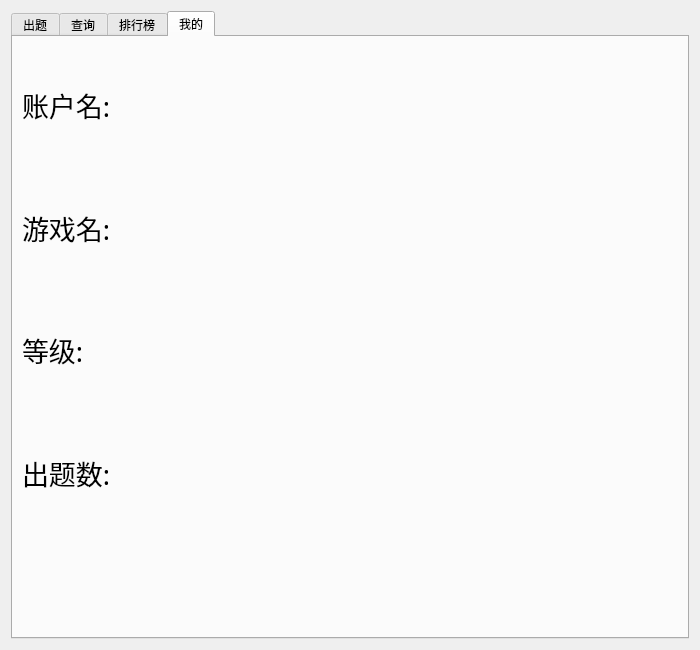
<?xml version="1.0" encoding="UTF-8"?>
<ui version="4.0">
 <class>testBuilderwindow</class>
 <widget class="QDialog" name="testBuilderwindow">
  <property name="geometry">
   <rect>
    <x>0</x>
    <y>0</y>
    <width>700</width>
    <height>650</height>
   </rect>
  </property>
  <property name="minimumSize">
   <size>
    <width>700</width>
    <height>650</height>
   </size>
  </property>
  <property name="maximumSize">
   <size>
    <width>700</width>
    <height>650</height>
   </size>
  </property>
  <property name="windowTitle">
   <string>Dialog</string>
  </property>
  <layout class="QHBoxLayout" name="horizontalLayout_8">
   <item>
    <widget class="QTabWidget" name="tabWidget">
     <property name="currentIndex">
      <number>3</number>
     </property>
     <widget class="QWidget" name="tab_testMake">
      <attribute name="title">
       <string>出题</string>
      </attribute>
      <layout class="QHBoxLayout" name="horizontalLayout_5">
       <item>
        <layout class="QVBoxLayout" name="verticalLayout">
         <item>
          <spacer name="verticalSpacer_3">
           <property name="orientation">
            <enum>Qt::Vertical</enum>
           </property>
           <property name="sizeHint" stdset="0">
            <size>
             <width>20</width>
             <height>40</height>
            </size>
           </property>
          </spacer>
         </item>
         <item>
          <layout class="QHBoxLayout" name="horizontalLayout_3" stretch="8,3,1,4,8">
           <item>
            <spacer name="horizontalSpacer_7">
             <property name="orientation">
              <enum>Qt::Horizontal</enum>
             </property>
             <property name="sizeHint" stdset="0">
              <size>
               <width>40</width>
               <height>20</height>
              </size>
             </property>
            </spacer>
           </item>
           <item>
            <widget class="QLabel" name="lab1_lv">
             <property name="font">
              <font>
               <family>Arial</family>
               <pointsize>12</pointsize>
               <weight>75</weight>
               <bold>true</bold>
              </font>
             </property>
             <property name="text">
              <string>LV：</string>
             </property>
            </widget>
           </item>
           <item>
            <spacer name="horizontalSpacer_9">
             <property name="orientation">
              <enum>Qt::Horizontal</enum>
             </property>
             <property name="sizeHint" stdset="0">
              <size>
               <width>40</width>
               <height>20</height>
              </size>
             </property>
            </spacer>
           </item>
           <item>
            <widget class="QLabel" name="lab1_wordNum">
             <property name="font">
              <font>
               <family>Arial</family>
               <pointsize>12</pointsize>
               <weight>75</weight>
               <bold>true</bold>
              </font>
             </property>
             <property name="text">
              <string>出题数:</string>
             </property>
            </widget>
           </item>
           <item>
            <spacer name="horizontalSpacer_8">
             <property name="orientation">
              <enum>Qt::Horizontal</enum>
             </property>
             <property name="sizeHint" stdset="0">
              <size>
               <width>40</width>
               <height>20</height>
              </size>
             </property>
            </spacer>
           </item>
          </layout>
         </item>
         <item>
          <layout class="QHBoxLayout" name="horizontalLayout" stretch="2,4,2,1,2">
           <item>
            <spacer name="horizontalSpacer_5">
             <property name="orientation">
              <enum>Qt::Horizontal</enum>
             </property>
             <property name="sizeHint" stdset="0">
              <size>
               <width>40</width>
               <height>20</height>
              </size>
             </property>
            </spacer>
           </item>
           <item>
            <widget class="QLineEdit" name="le1_word"/>
           </item>
           <item>
            <spacer name="horizontalSpacer_4">
             <property name="orientation">
              <enum>Qt::Horizontal</enum>
             </property>
             <property name="sizeHint" stdset="0">
              <size>
               <width>40</width>
               <height>20</height>
              </size>
             </property>
            </spacer>
           </item>
           <item>
            <widget class="QPushButton" name="btn1_detect">
             <property name="text">
              <string>检测</string>
             </property>
            </widget>
           </item>
           <item>
            <spacer name="horizontalSpacer_6">
             <property name="orientation">
              <enum>Qt::Horizontal</enum>
             </property>
             <property name="sizeHint" stdset="0">
              <size>
               <width>40</width>
               <height>20</height>
              </size>
             </property>
            </spacer>
           </item>
          </layout>
         </item>
         <item>
          <spacer name="verticalSpacer_2">
           <property name="orientation">
            <enum>Qt::Vertical</enum>
           </property>
           <property name="sizeHint" stdset="0">
            <size>
             <width>20</width>
             <height>40</height>
            </size>
           </property>
          </spacer>
         </item>
         <item>
          <layout class="QHBoxLayout" name="horizontalLayout_4" stretch="2,7,2">
           <item>
            <spacer name="horizontalSpacer_10">
             <property name="orientation">
              <enum>Qt::Horizontal</enum>
             </property>
             <property name="sizeHint" stdset="0">
              <size>
               <width>40</width>
               <height>20</height>
              </size>
             </property>
            </spacer>
           </item>
           <item>
            <widget class="QLabel" name="lab1_display">
             <property name="text">
              <string/>
             </property>
            </widget>
           </item>
           <item>
            <spacer name="horizontalSpacer_11">
             <property name="orientation">
              <enum>Qt::Horizontal</enum>
             </property>
             <property name="sizeHint" stdset="0">
              <size>
               <width>40</width>
               <height>20</height>
              </size>
             </property>
            </spacer>
           </item>
          </layout>
         </item>
         <item>
          <spacer name="verticalSpacer">
           <property name="orientation">
            <enum>Qt::Vertical</enum>
           </property>
           <property name="sizeHint" stdset="0">
            <size>
             <width>20</width>
             <height>40</height>
            </size>
           </property>
          </spacer>
         </item>
         <item>
          <layout class="QHBoxLayout" name="horizontalLayout_2">
           <item>
            <spacer name="horizontalSpacer_2">
             <property name="orientation">
              <enum>Qt::Horizontal</enum>
             </property>
             <property name="sizeHint" stdset="0">
              <size>
               <width>40</width>
               <height>20</height>
              </size>
             </property>
            </spacer>
           </item>
           <item>
            <widget class="QPushButton" name="btn1_confirm">
             <property name="text">
              <string>确定</string>
             </property>
            </widget>
           </item>
           <item>
            <spacer name="horizontalSpacer">
             <property name="orientation">
              <enum>Qt::Horizontal</enum>
             </property>
             <property name="sizeHint" stdset="0">
              <size>
               <width>40</width>
               <height>20</height>
              </size>
             </property>
            </spacer>
           </item>
           <item>
            <widget class="QPushButton" name="btn1_exit">
             <property name="text">
              <string>退出</string>
             </property>
            </widget>
           </item>
           <item>
            <spacer name="horizontalSpacer_3">
             <property name="orientation">
              <enum>Qt::Horizontal</enum>
             </property>
             <property name="sizeHint" stdset="0">
              <size>
               <width>40</width>
               <height>20</height>
              </size>
             </property>
            </spacer>
           </item>
          </layout>
         </item>
         <item>
          <spacer name="verticalSpacer_4">
           <property name="orientation">
            <enum>Qt::Vertical</enum>
           </property>
           <property name="sizeHint" stdset="0">
            <size>
             <width>20</width>
             <height>40</height>
            </size>
           </property>
          </spacer>
         </item>
        </layout>
       </item>
      </layout>
     </widget>
     <widget class="QWidget" name="tab_search">
      <attribute name="title">
       <string>查询</string>
      </attribute>
      <layout class="QVBoxLayout" name="verticalLayout_2">
       <item>
        <layout class="QVBoxLayout" name="verticalLayout_3" stretch="5,2,1,2,5">
         <item>
          <spacer name="verticalSpacer_5">
           <property name="orientation">
            <enum>Qt::Vertical</enum>
           </property>
           <property name="sizeHint" stdset="0">
            <size>
             <width>20</width>
             <height>40</height>
            </size>
           </property>
          </spacer>
         </item>
         <item>
          <layout class="QHBoxLayout" name="horizontalLayout_6" stretch="1,2,2,5">
           <item>
            <spacer name="horizontalSpacer_12">
             <property name="orientation">
              <enum>Qt::Horizontal</enum>
             </property>
             <property name="sizeHint" stdset="0">
              <size>
               <width>40</width>
               <height>20</height>
              </size>
             </property>
            </spacer>
           </item>
           <item>
            <widget class="QRadioButton" name="rbtn2_player">
             <property name="text">
              <string>闯关者</string>
             </property>
            </widget>
           </item>
           <item>
            <widget class="QRadioButton" name="rbtn2_testbuilder">
             <property name="text">
              <string>出题者</string>
             </property>
            </widget>
           </item>
           <item>
            <spacer name="horizontalSpacer_14">
             <property name="orientation">
              <enum>Qt::Horizontal</enum>
             </property>
             <property name="sizeHint" stdset="0">
              <size>
               <width>40</width>
               <height>20</height>
              </size>
             </property>
            </spacer>
           </item>
          </layout>
         </item>
         <item>
          <spacer name="verticalSpacer_6">
           <property name="orientation">
            <enum>Qt::Vertical</enum>
           </property>
           <property name="sizeHint" stdset="0">
            <size>
             <width>20</width>
             <height>40</height>
            </size>
           </property>
          </spacer>
         </item>
         <item>
          <layout class="QHBoxLayout" name="horizontalLayout_7" stretch="1,6,2,1,3">
           <item>
            <spacer name="horizontalSpacer_15">
             <property name="orientation">
              <enum>Qt::Horizontal</enum>
             </property>
             <property name="sizeHint" stdset="0">
              <size>
               <width>40</width>
               <height>20</height>
              </size>
             </property>
            </spacer>
           </item>
           <item>
            <widget class="QLineEdit" name="le2_search"/>
           </item>
           <item>
            <spacer name="horizontalSpacer_16">
             <property name="orientation">
              <enum>Qt::Horizontal</enum>
             </property>
             <property name="sizeHint" stdset="0">
              <size>
               <width>40</width>
               <height>20</height>
              </size>
             </property>
            </spacer>
           </item>
           <item>
            <widget class="QPushButton" name="btn2_search">
             <property name="text">
              <string>查询</string>
             </property>
            </widget>
           </item>
           <item>
            <spacer name="horizontalSpacer_17">
             <property name="orientation">
              <enum>Qt::Horizontal</enum>
             </property>
             <property name="sizeHint" stdset="0">
              <size>
               <width>40</width>
               <height>20</height>
              </size>
             </property>
            </spacer>
           </item>
          </layout>
         </item>
         <item>
          <spacer name="verticalSpacer_7">
           <property name="orientation">
            <enum>Qt::Vertical</enum>
           </property>
           <property name="sizeHint" stdset="0">
            <size>
             <width>20</width>
             <height>40</height>
            </size>
           </property>
          </spacer>
         </item>
        </layout>
       </item>
      </layout>
     </widget>
     <widget class="QWidget" name="tab_list">
      <attribute name="title">
       <string>排行榜</string>
      </attribute>
      <layout class="QVBoxLayout" name="verticalLayout_6">
       <item>
        <layout class="QVBoxLayout" name="verticalLayout_4">
         <item>
          <layout class="QHBoxLayout" name="horizontalLayout_9" stretch="2,1,2,4,2,1,2">
           <item>
            <widget class="QRadioButton" name="rbtn3_player">
             <property name="text">
              <string>闯关者</string>
             </property>
            </widget>
           </item>
           <item>
            <spacer name="horizontalSpacer_13">
             <property name="orientation">
              <enum>Qt::Horizontal</enum>
             </property>
             <property name="sizeHint" stdset="0">
              <size>
               <width>40</width>
               <height>20</height>
              </size>
             </property>
            </spacer>
           </item>
           <item>
            <widget class="QRadioButton" name="rbtn3_testbuilder">
             <property name="text">
              <string>出题者</string>
             </property>
            </widget>
           </item>
           <item>
            <spacer name="horizontalSpacer_18">
             <property name="orientation">
              <enum>Qt::Horizontal</enum>
             </property>
             <property name="sizeHint" stdset="0">
              <size>
               <width>40</width>
               <height>20</height>
              </size>
             </property>
            </spacer>
           </item>
           <item>
            <widget class="QComboBox" name="cb3_type">
             <property name="sizePolicy">
              <sizepolicy hsizetype="Preferred" vsizetype="Minimum">
               <horstretch>0</horstretch>
               <verstretch>0</verstretch>
              </sizepolicy>
             </property>
             <property name="minimumSize">
              <size>
               <width>0</width>
               <height>20</height>
              </size>
             </property>
             <item>
              <property name="text">
               <string>等级</string>
              </property>
             </item>
             <item>
              <property name="text">
               <string>闯关数</string>
              </property>
             </item>
            </widget>
           </item>
           <item>
            <spacer name="horizontalSpacer_19">
             <property name="orientation">
              <enum>Qt::Horizontal</enum>
             </property>
             <property name="sizeHint" stdset="0">
              <size>
               <width>40</width>
               <height>20</height>
              </size>
             </property>
            </spacer>
           </item>
           <item>
            <widget class="QPushButton" name="btn3_update">
             <property name="sizePolicy">
              <sizepolicy hsizetype="Minimum" vsizetype="Minimum">
               <horstretch>0</horstretch>
               <verstretch>0</verstretch>
              </sizepolicy>
             </property>
             <property name="minimumSize">
              <size>
               <width>0</width>
               <height>20</height>
              </size>
             </property>
             <property name="text">
              <string>刷新</string>
             </property>
            </widget>
           </item>
          </layout>
         </item>
         <item>
          <widget class="QTableView" name="tableView"/>
         </item>
        </layout>
       </item>
      </layout>
     </widget>
     <widget class="QWidget" name="tab_my">
      <attribute name="title">
       <string>我的</string>
      </attribute>
      <layout class="QVBoxLayout" name="verticalLayout_5">
       <item>
        <layout class="QVBoxLayout" name="verticalLayout_8" stretch="5,1">
         <item>
          <layout class="QVBoxLayout" name="verticalLayout_7">
           <item>
            <widget class="QLabel" name="lab4_accountName">
             <property name="font">
              <font>
               <family>Copperplate Gothic Light</family>
               <pointsize>20</pointsize>
              </font>
             </property>
             <property name="text">
              <string>账户名:</string>
             </property>
            </widget>
           </item>
           <item>
            <widget class="QLabel" name="lab4_name">
             <property name="font">
              <font>
               <family>Copperplate Gothic Light</family>
               <pointsize>20</pointsize>
              </font>
             </property>
             <property name="text">
              <string>游戏名:</string>
             </property>
            </widget>
           </item>
           <item>
            <widget class="QLabel" name="lab4_lv">
             <property name="font">
              <font>
               <family>Copperplate Gothic Light</family>
               <pointsize>20</pointsize>
              </font>
             </property>
             <property name="text">
              <string>等级:</string>
             </property>
            </widget>
           </item>
           <item>
            <widget class="QLabel" name="lab4_testNum">
             <property name="font">
              <font>
               <family>Copperplate Gothic Light</family>
               <pointsize>20</pointsize>
              </font>
             </property>
             <property name="text">
              <string>出题数:</string>
             </property>
            </widget>
           </item>
          </layout>
         </item>
         <item>
          <spacer name="verticalSpacer_8">
           <property name="orientation">
            <enum>Qt::Vertical</enum>
           </property>
           <property name="sizeHint" stdset="0">
            <size>
             <width>20</width>
             <height>40</height>
            </size>
           </property>
          </spacer>
         </item>
        </layout>
       </item>
      </layout>
     </widget>
    </widget>
   </item>
  </layout>
 </widget>
 <resources/>
 <connections/>
</ui>
